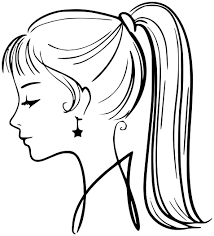
#> input picture asciipicture/girl.png, 214 x 236 px
$ python asciiImg.py girl.png
#> lines starting #> are read from the running program, lines starting #| are printed output that depends on the picture
#!/usr/bin/env python
# -*- coding:utf-8 -*-

from PIL import Image
import argparse

parser = argparse.ArgumentParser()
parser.add_argument('file')
parser.add_argument('-o','--output',type=str,default="asciiImg.txt",help="give the name of asciiImg")
parser.add_argument('-W','--width',type=int,default=100,help="give the value of width")
parser.add_argument('-H','--height',type=int,default=100,help="give the value of height")
args = parser.parse_args()

img = args.file
width = args.width
height = args.height
output = args.output

def get_char(r,g,b,alpha=255):
	'''
	将256灰度映射到70个字符上
	'''
	ascii_char = list("$@B%8&WM#*oahkbdpqwmZO0QLCJUYXzcvunxrjft/\|()1{}[]?-_+~<>i!lI;:,\"^`'. ")
	if alpha == 0:
		return ' '
	gray = int(0.2126 * r + 0.7152 * g + 0.0722 * b) #灰度公式
	unit = 256.0 / len(ascii_char)
	return ascii_char[int(gray/unit)]

def transform(img):
	txt = ""
	for i in range(height):
		for j in range(width):
			txt += get_char(*img.getpixel((j,i)))
		txt += '\n'
	return txt

def save(txt):
	with open(output,'w') as f:
		f.write(txt)

if __name__ == '__main__':
	im = Image.open(img).resize((width,height),Image.NEAREST) #Returns a resized copy of this image
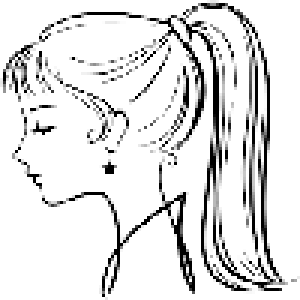
#> im: PIL image 100x100 RGBA (shown 3 times larger); mean R, G, B, A 224.6, 224.6, 224.6, 255
	asciiImg = transform(im)
	save(asciiImg)
